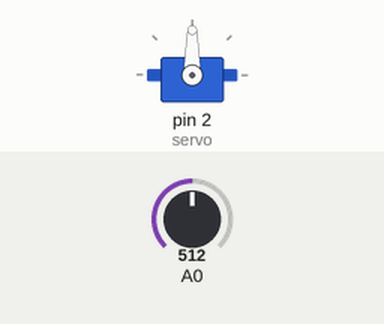
The sketch below on a simulated Arduino Uno, built with avr-gcc and run on an emulated ATmega328P. Shown: servo. The inputs (shaded band) are chosen by the test bench; at power-on: A0 = 512.

Above: at 1.2 s.
1.3 s: A0 set to 716
At 1.6 s:
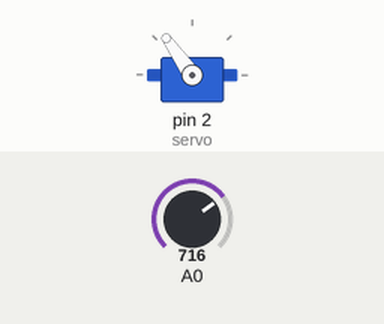
2.8 s: A0 set to 900
At 3.7 s:
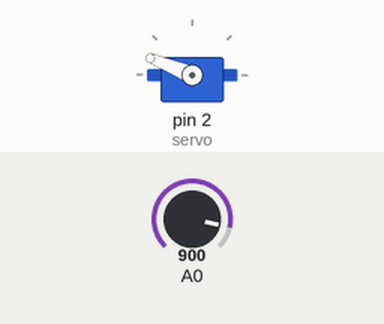
4.3 s: A0 set to 1023
At 5.1 s:
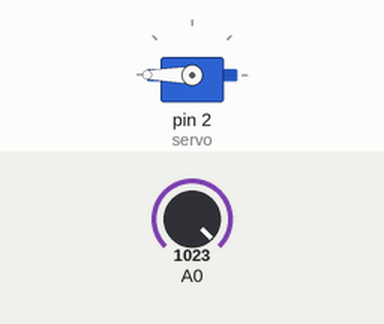
5.8 s: A0 set to 306
At 7.0 s:
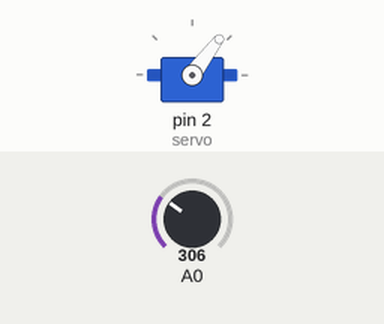
7.3 s: A0 set to 122
At 8.6 s:
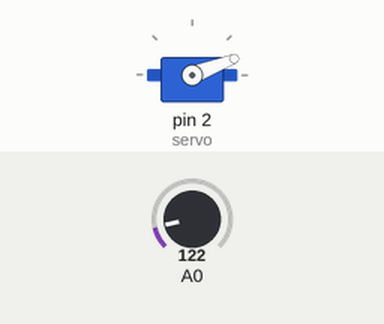
Timing chart, 0 to 9.8 s (numbered marks = the images above; inputs shaded):
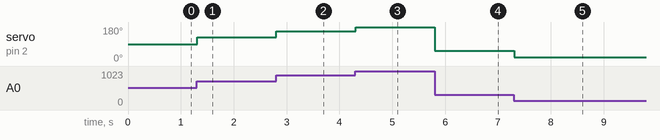

Measured:
- after the input at 1.3 s, servo on pin 2 (servo): 90° → 125° at once
- after the input at 2.8 s, servo on pin 2 (servo): 125° → 158° at once
- after the input at 4.3 s, servo on pin 2 (servo): 158° → 180° at once
- after the input at 5.8 s, servo on pin 2 (servo): 180° → 53° at once
- after the input at 7.3 s, servo on pin 2 (servo): 53° → 21° at once

The sketch:

codigo.ino
```cpp
#include <Servo.h>

Servo servo;

void setup()
{
  servo.attach(2);
}

void loop()
{
  int angulo = analogRead(0);
  angulo = map (angulo,0,1023,0,180);
   servo.write(angulo);
  delay(15);
}
```
